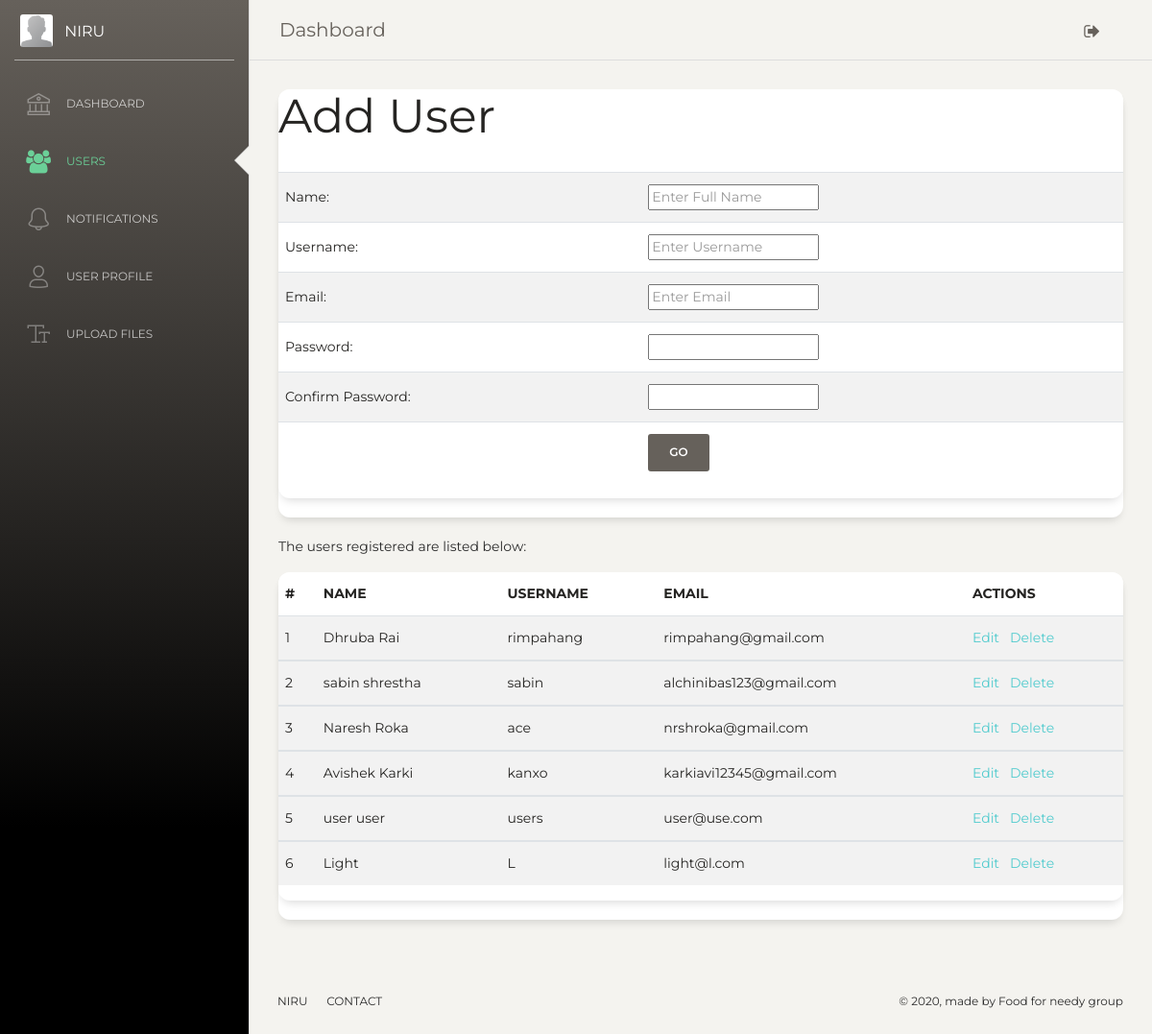
The page /users.php on the database its author committed.
### tables this page shows
CREATE TABLE `kpa_user` (
  `id` int(6) UNSIGNED NOT NULL,
  `name` varchar(50) NOT NULL,
  `username` varchar(20) NOT NULL,
  `email` varchar(80) NOT NULL,
  `password` varchar(32) NOT NULL,
  `user_type` enum('normal_user','admin','super_admin','guest') NOT NULL DEFAULT 'normal_user',
  `secret_key` varchar(32) DEFAULT NULL,
  `remarks` text DEFAULT NULL,
  `postby_id` int(6) DEFAULT 1,
  `created_at` timestamp NULL DEFAULT current_timestamp(),
  `is_verified` tinyint(1) DEFAULT 0,
  `verifiedby_id` int(6) DEFAULT 1,
  `updated_at` datetime DEFAULT NULL ON UPDATE current_timestamp(),
  `status` tinyint(1) DEFAULT 1
);

### users.php (the view, shortened to what this page needs)
<?php include_once('includes/header.php');
?>
<body class="">
  <div class="wrapper ">
    <div class="sidebar" data-color="yellow" data-active-color="success">
      <div class="logo">
        <a href="#" class="simple-text logo-mini">
          <div class="logo-image-small">
            <img src="img/default-avatar.png">
          </div>
        </a>
       <a href="user.php" class="simple-text logo-normal">
          Niru
        </a>
      </div>
      <div class="sidebar-wrapper">
        <ul class="nav">
          <li class="">
            <a href="dashboard.php">
              <i class="nc-icon nc-bank"></i>
              <p>Dashboard</p>
            </a>
          </li>
          <li class="active">
            <a href="users.php">
                    <i class="fa fa-users"></i>
              <p>Users</p>
            </a>
          </li>
          <li>
            <a href="notifications.php">
              <i class="nc-icon nc-bell-55"></i>
              <p>Notifications</p>
            </a>
          </li>
          <li>
            <a href="user.php">
              <i class="nc-icon nc-single-02"></i>
              <p>User Profile</p>
            </a>
          </li>
          <li class="">
            <a href="upload.php">
              <i class="nc-icon nc-caps-small"></i>
              <p>Upload Files</p>
            </a>
          </li>
        </ul>
      </div>
    </div>
    <div class="main-panel">
      <nav class="navbar navbar-expand-lg navbar-absolute fixed-top navbar-transparent">
        <div class="container-fluid">
          <div class="navbar-wrapper">
            <a class="navbar-brand" href="#pablo">Dashboard</a>
          </div>
          <div class="collapse navbar-collapse justify-content-end" id="navigation">
           <ul class="navbar-nav">
              <li class="nav-item">
                <a class="nav-link btn-rotate" href="#pablo">
                  <i class="fa fa-sign-out" alt='logout'></i>
                </a>
              </li>
            </ul>
          </div>
        </div>
      </nav>
      <div class="content">
        <div class="row">
          <div class="col">
            <div class="card card-stats">
              <div class="card body">
<h1>Add User</h1>
<form action="" method="POST" name="user">
<table class="table table-striped">
  <tr>
    <td>Name:</td>
    <td><input type="text" name="name" placeholder="Enter Full Name" required="required"></td>
  </tr>
  <tr>
    <td>Username:</td>
    <td><input type="text" name="username" placeholder="Enter Username" required="required"></td>
  </tr>
  <tr>
    <td>Email:</td>
    <td><input type="email" name="email" placeholder="Enter Email" required="required"></td>
  </tr>
  <tr>
    <td>Password:</td>
    <td><input type="password" name="password" required="required"></td>
  </tr>
  <tr>
    <td>Confirm Password:</td>
    <td><input type="password" name="password-re" required="required"></td>
  </tr>
  <tr>
    <td>&nbsp;</td>
    <td><button name='add_user' onclick="demo.showNotification('top','center')" class="btn btn-light">Go</button>
  </tr>
</table>
</form>
              </div>
            </div>
          </div>
        </div>
        <div class="row">
          <div class="col"><p>The users registered are listed below:</p>
            <div class="card card-stats">
              <div class="card body">
                <?php
require_once("DBConnect.php");
$sql = "SELECT * FROM `kpa_user` WHERE 1 Limit 0, 10";
$result = mysqli_query($conn, $sql);
?>
                <table class="table table-striped">
  <thead>
    <tr>
      <th scope="col">#</th>
      <th scope="col">Name</th>
      <th scope="col">Username</th>
      <th scope="col">Email</th>
      <th scope="col">Actions</th>
      </tr>
  </thead>
  <?php
if (mysqli_num_rows($result) > 0) {
    $i=0;
    while($row = mysqli_fetch_assoc($result)) {
?>
  <tbody>
   <tr>
        <td><?= ++$i;?></td>
        <td><?= $row["name"];?></td>
        <td><?= $row["username"];?></td>
        <td><?= $row["email"];?></td>
        <td><a href="edit_user.php?id=<?= $row['id'];?>">Edit</a> &nbsp;&nbsp;<a onclick="return confirm('Are you sure you want to delete this entry?')" href="delete_user.php?id=<?= $row['id'];?>">Delete</a></td>
    </tr>
  </tbody>
  <?php
    }
} else {
    ?>
    <tr>
        <td colspan="3">No Record(s) found.</td>
    </tr>
    <?php
}
?>
</table>
              </div>
            </div>
          </div>
        </div>
      </div>
      <?php include_once('includes/footer.php');?>

### includes/header.php (shortened to what this page needs)
<!DOCTYPE html>
<html lang="en">
<head>
  <link href="https://maxcdn.bootstrapcdn.com/font-awesome/latest/css/font-awesome.min.css" rel="stylesheet">
  <link href="resource/css/bootstrap.min.css" rel="stylesheet" />
  <link href="resource/css/paper-dashboard.css?v=2.0.0" rel="stylesheet" />
 </head>

### includes/footer.php (shortened to what this page needs)
<footer class="footer footer-black  footer-white ">
        <div class="container-fluid">
          <div class="row">
            <nav class="footer-nav">
              <ul>
                <li>
                  <a href="#" target="_blank">Niru</a>
                </li>
                <li>
                  <a href="#" target="_blank">Contact</a>
                </li>
              </ul>
            </nav>
            <div class="credits ml-auto">
              <span class="copyright">
                ©
                , made by Food for needy group
              </span>
            </div>
          </div>
        </div>
      </footer>
    </div>
  </div>
</body>
</html>

### rows shown on the page
kpa_user: name "Dhruba Rai", username "rimpahang", email "rimpahang@gmail.com"
kpa_user: name "sabin shrestha", username "sabin", email "alchinibas123@gmail.com"
kpa_user: name "Naresh Roka", username "ace", email "nrshroka@gmail.com"
kpa_user: name "Avishek Karki", username "kanxo", email "karkiavi12345@gmail.com"
kpa_user: name "user user", username "users", email "user@use.com"
kpa_user: name "Light", username "L", email "light@l.com"
